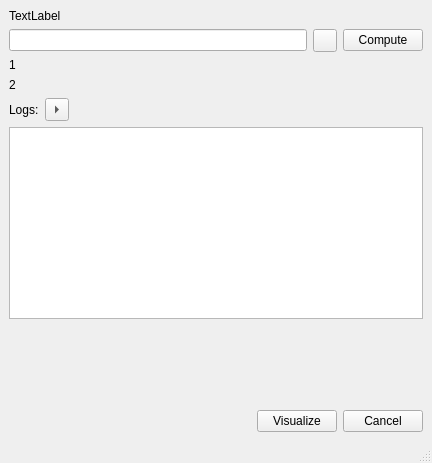
<?xml version="1.0" encoding="UTF-8"?>
<ui version="4.0">
 <class>MainWindow</class>
 <widget class="QMainWindow" name="MainWindow">
  <property name="enabled">
   <bool>true</bool>
  </property>
  <property name="geometry">
   <rect>
    <x>0</x>
    <y>0</y>
    <width>432</width>
    <height>463</height>
   </rect>
  </property>
  <property name="mouseTracking">
   <bool>false</bool>
  </property>
  <property name="windowTitle">
   <string>MorseSeqDecoder</string>
  </property>
  <widget class="QWidget" name="centralwidget">
   <layout class="QVBoxLayout" name="verticalLayout">
    <item>
     <widget class="QLabel" name="headLabel">
      <property name="text">
       <string>TextLabel</string>
      </property>
     </widget>
    </item>
    <item>
     <layout class="QHBoxLayout" name="horizontalLayout_3">
      <item>
       <widget class="QLineEdit" name="lineEdit"/>
      </item>
      <item>
       <widget class="QToolButton" name="fileButton">
        <property name="text">
         <string/>
        </property>
       </widget>
      </item>
      <item>
       <widget class="QPushButton" name="computeButton">
        <property name="text">
         <string>Compute</string>
        </property>
       </widget>
      </item>
     </layout>
    </item>
    <item>
     <widget class="QLabel" name="label">
      <property name="text">
       <string>1</string>
      </property>
     </widget>
    </item>
    <item>
     <widget class="QLabel" name="label_2">
      <property name="text">
       <string>2</string>
      </property>
     </widget>
    </item>
    <item>
     <layout class="QVBoxLayout" name="verticalLayout_3">
      <item>
       <layout class="QHBoxLayout" name="horizontalLayout_7">
        <item>
         <widget class="QLabel" name="logLabel">
          <property name="text">
           <string>Logs:</string>
          </property>
         </widget>
        </item>
        <item>
         <widget class="QToolButton" name="logButton">
          <property name="text">
           <string/>
          </property>
          <property name="iconSize">
           <size>
            <width>16</width>
            <height>16</height>
           </size>
          </property>
          <property name="arrowType">
           <enum>Qt::RightArrow</enum>
          </property>
         </widget>
        </item>
        <item>
         <spacer name="horizontalSpacer_2">
          <property name="orientation">
           <enum>Qt::Horizontal</enum>
          </property>
          <property name="sizeHint" stdset="0">
           <size>
            <width>40</width>
            <height>20</height>
           </size>
          </property>
         </spacer>
        </item>
       </layout>
      </item>
      <item>
       <widget class="QTextBrowser" name="logBrowser">
        <property name="lineWrapMode">
         <enum>QTextEdit::NoWrap</enum>
        </property>
       </widget>
      </item>
     </layout>
    </item>
    <item>
     <spacer name="verticalSpacer">
      <property name="orientation">
       <enum>Qt::Vertical</enum>
      </property>
      <property name="sizeHint" stdset="0">
       <size>
        <width>20</width>
        <height>40</height>
       </size>
      </property>
     </spacer>
    </item>
    <item>
     <layout class="QHBoxLayout" name="horizontalLayout_2">
      <item>
       <spacer name="horizontalSpacer">
        <property name="orientation">
         <enum>Qt::Horizontal</enum>
        </property>
        <property name="sizeHint" stdset="0">
         <size>
          <width>40</width>
          <height>20</height>
         </size>
        </property>
       </spacer>
      </item>
      <item>
       <widget class="QPushButton" name="visualButton">
        <property name="text">
         <string>Visualize</string>
        </property>
       </widget>
      </item>
      <item>
       <layout class="QHBoxLayout" name="horizontalLayout">
        <item>
         <widget class="QPushButton" name="cancelButton">
          <property name="enabled">
           <bool>true</bool>
          </property>
          <property name="text">
           <string>Cancel</string>
          </property>
          <property name="flat">
           <bool>false</bool>
          </property>
         </widget>
        </item>
       </layout>
      </item>
     </layout>
    </item>
   </layout>
  </widget>
  <widget class="QMenuBar" name="menubar">
   <property name="geometry">
    <rect>
     <x>0</x>
     <y>0</y>
     <width>432</width>
     <height>25</height>
    </rect>
   </property>
  </widget>
  <widget class="QStatusBar" name="statusbar"/>
 </widget>
 <resources/>
 <connections>
  <connection>
   <sender>cancelButton</sender>
   <signal>clicked()</signal>
   <receiver>MainWindow</receiver>
   <slot>close()</slot>
   <hints>
    <hint type="sourcelabel">
     <x>757</x>
     <y>454</y>
    </hint>
    <hint type="destinationlabel">
     <x>380</x>
     <y>200</y>
    </hint>
   </hints>
  </connection>
 </connections>
</ui>
